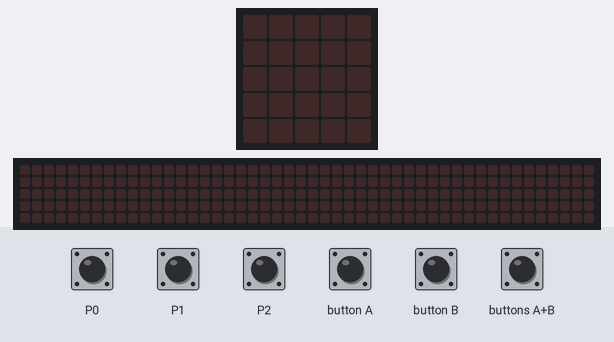
Simulated run of this program. Board: BBC micro:bit (MakeCode). Shown: the board's 5×5 LED display, a strip that is not on the board, showing the scrolling text unrolled. The test bench sets the inputs (shaded band). Random numbers come from a fixed seed; the 48×5 strip is a reading aid, not a part: it shows the text the display is scrolling, unrolled, one strip-width of it at a time.

Above: at 1.2 s.
1.3 s: touch pin P0 pressed for 0.15 s
At 2.0 s:
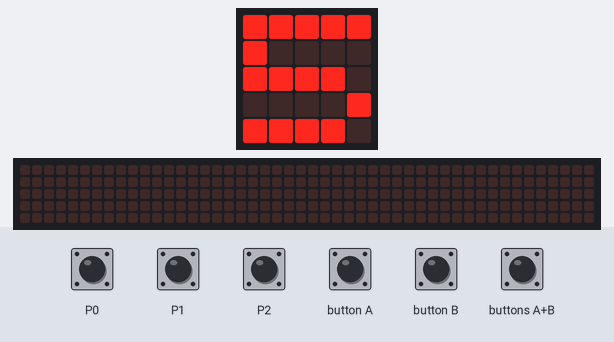
4.4 s: touch pin P1 pressed for 0.15 s
At 5.9 s:
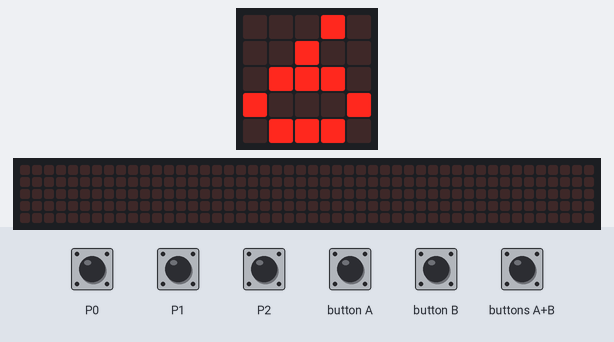
7.5 s: button A pressed for 0.15 s
At 10.3 s:
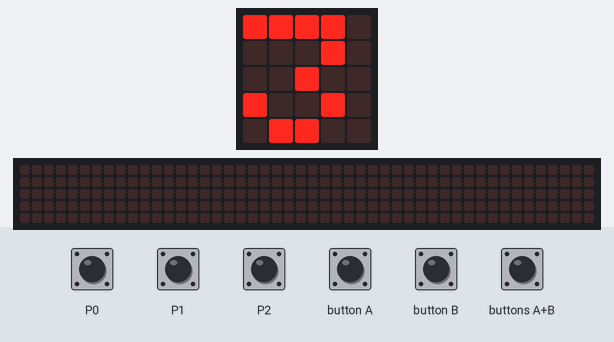
10.6 s: buttons A+B pressed for 0.15 s
At 12.7 s:
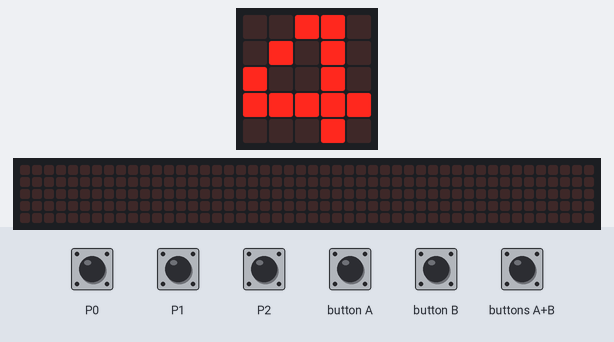
13.6 s: touch pin P0 pressed for 0.15 s
At 16.6 s:
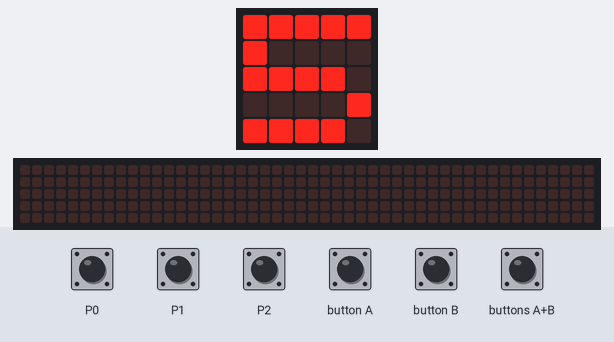
16.7 s: button B pressed for 0.15 s
At 20.12 s:
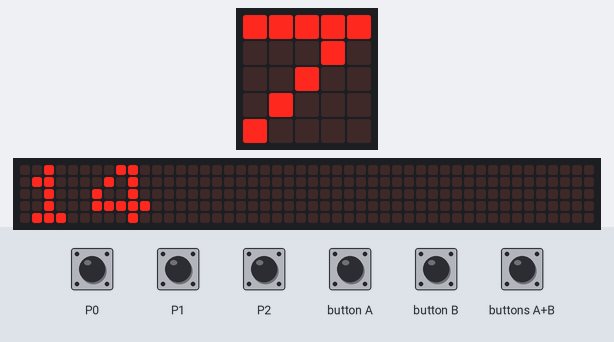
Timing chart, 0 to 20.8 s (numbered marks = the images above; inputs shaded):
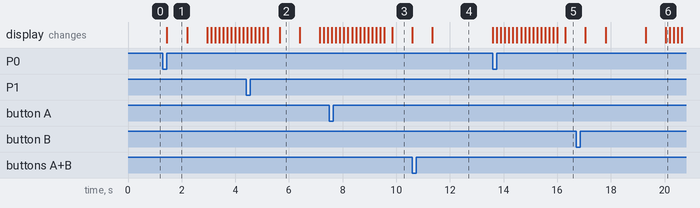

Measured:
- after the input at 1.3 s, the display: changes after 0.15 s (image 1)
- what the display in image 1 shows lasts 0.7 s, from 1.5 s to 2.2 s

The program:

main.ts
```typescript
let variable2 = 0
let variable1 = 0
input.onPinPressed(TouchPin.P0, function () {
    variable2 = 5
    basic.showNumber(variable2)
    variable1 = randint(0, 10)
    basic.showNumber(variable1)
    basic.showNumber(variable2 * variable1)
})
input.onButtonPressed(Button.A, function () {
    variable2 = 3
    basic.showNumber(variable2)
    variable1 = randint(0, 10)
    basic.showNumber(variable1)
    basic.showNumber(variable2 * variable1)
})
input.onPinPressed(TouchPin.P2, function () {

})
input.onButtonPressed(Button.AB, function () {
    variable2 = 4
    basic.showNumber(variable2)
    variable1 = randint(0, 10)
    basic.showNumber(variable1)
    basic.showNumber(variable2 * variable1)
})
input.onButtonPressed(Button.B, function () {
    variable2 = 2
    basic.showNumber(variable2)
    variable1 = randint(0, 10)
    basic.showNumber(variable1)
    basic.showNumber(variable2 * variable1)
})
input.onPinPressed(TouchPin.P1, function () {
    variable2 = 6
    basic.showNumber(variable2)
    variable2 = randint(0, 10)
    basic.showNumber(variable1)
    basic.showNumber(variable2 * variable1)
})
```

test.ts
```typescript
// aquí va el archivo "tests"; esto no se compilará cuando este paquete se utilice como una extensión.
```
